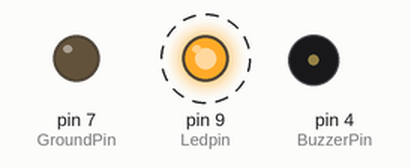
Recording of a sketch running on a simulated Arduino Uno, built with avr-gcc and run on an emulated ATmega328P. Parts: output pins drawn as LEDs (lit = HIGH), buzzer (waves = sounding). Dashed ring = blinking.

Above: at 0.1 s.
At 39.7 s:
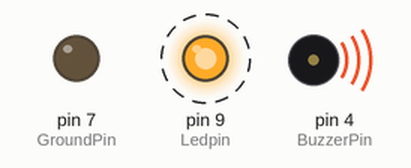
Timing chart, 0 to 40.0 s (numbered marks = the images above):
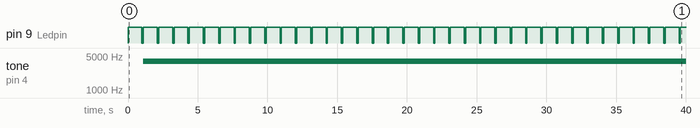

Measured:
- by itself, pin 9 (Ledpin): alternates HIGH for 1.0 s and LOW for 0.10 s
- by itself, tone on pin 4 (BuzzerPin): silent → 3880 Hz at 1.1 s

The sketch:

Buzzer_FreqSweep.ino.ino
```cpp
#define BuzzerPin 4
#define Ledpin 9
#define GroundPin 7

void setup() {
  pinMode(Ledpin, OUTPUT);
  pinMode(GroundPin, OUTPUT);
  pinMode(BuzzerPin, OUTPUT);
}

void loop() {
    digitalWrite(GroundPin, LOW);
    digitalWrite(Ledpin, HIGH);
    delay(1000);
    digitalWrite(Ledpin, LOW);
    delay(100);
    tone(BuzzerPin, 3880);
/*
    for (int i=0;i<12000;i++)
    {
    tone(BuzzerPin, i);
    delay(1);
*/

}
```
